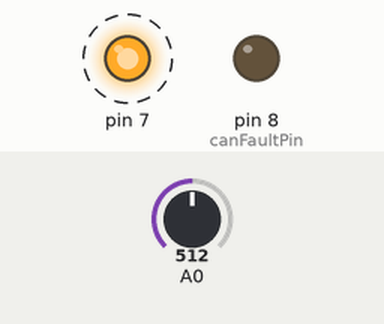
Recording of a sketch running on a simulated Arduino Uno, built with avr-gcc and run on an emulated ATmega328P. Shown: output pins drawn as LEDs (lit = HIGH). Dashed ring = blinking. Inputs (shaded band) come from the test bench; at power-on: A0 = 512. What the sketch prints to the serial monitor is not drawn.

Above: at 0.1 s.
At 39.7 s:
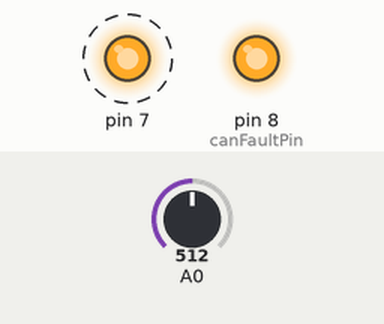
Timing chart, 0 to 40.0 s (numbered marks = the images above):
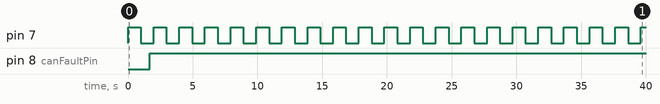

The sketch:

main.ino
```cpp
#include <Arduino_FreeRTOS.h>
#include "taskOne.h"
#include "comm.h"


void TaskAnalogRead( void *pvParameters );

// the setup function runs once when you press reset or power the board
void setup() {
   initCan();

  // Now set up two tasks to run independently.
  xTaskCreate(
    TaskOne
    ,  (const portCHAR *)"Blink"   // A name just for humans
    ,  128  // Stack size
    ,  NULL
    ,  2  // priority
    ,  NULL );

  xTaskCreate(
    testCan
    ,  (const portCHAR *)"Blink"   // A name just for humans
    ,  128  // Stack size
    ,  NULL
    ,  2  // priority
    ,  NULL );

  xTaskCreate(
    TaskAnalogRead
    ,  (const portCHAR *) "AnalogRead"
    ,  128 // This stack size can be checked & adjusted by reading Highwater
    ,  NULL
    ,  1  // priority
    ,  NULL );

  // Now the task scheduler, which takes over control of scheduling individual tasks, is automatically started.
}

void loop()
{
  // Empty. Things are done in Tasks.
}

/*--------------------------------------------------*/
/*---------------------- Tasks ---------------------*/
/*--------------------------------------------------*/

void TaskAnalogRead(void *pvParameters)  // This is a task.
{
  (void) pvParameters;

  // initialize serial communication at 9600 bits per second:
  Serial.begin(9600);

  for (;;)
  {
    // read the input on analog pin 0:
    int sensorValue = analogRead(A0);
    // print out the value you read:
    Serial.println(sensorValue);
    vTaskDelay(1);  // one tick delay (15ms) in between reads for stability
  }
}
```

comm.cpp
```cpp
#include <Arduino_FreeRTOS.h>
#include <SPI.h>
#include "mcp_can.h"

#include "comm.h"
// var to test the can bus
int noMessageRecievedCount = 0; // count will be increment whenever we do not receive message and reset when we receive one.
const int MAXCOMMDOWNTIME = 10; // if above count did reach this constant controller should indicate fault.
bool isCanFail = true;
int canFaultPin = 8; // this pin will go high in case of can fault

// var to handle sending and receiving of the message
unsigned char messageToSend[8] = {1, 2, 3, 4, 5, 6, 7, 8};
unsigned char messageToReceive[8] = {0, 0, 0, 0, 0, 0, 0, 0};
const int Id = 1; // Back controller Id
unsigned char len = 0; // message length;

// var to hold sensor values
int csValue, imdFail, csFail;  // these values are read by tasks that reside at this node.
int teValue; // values send from far node/s

// the cs pin of the version after v1.1 is default to D9
// v0.9b and v1.0 is default D10
const int SPI_CS_PIN = 9;

MCP_CAN CAN(SPI_CS_PIN);                                    // Set CS pin

void initCan(void) {
  pinMode(canFaultPin, OUTPUT);
  Serial.begin(115200);
  Serial.println("start initializing can");
  Serial.println(CAN.begin(CAN_500KBPS));
  while (CAN_OK != CAN.begin(CAN_500KBPS))              // init can bus : baudrate = 500k
    {
        Serial.println("CAN BUS Shield init fail");
        Serial.println(" Init CAN BUS Shield again");
        delay(100);
        noMessageRecievedCount++;

    }
   Serial.println("CAN BUS Shield init ok!");
}

/**
 * This method recieve the aggregated message send from other node/s
 */
void ReceiveMessage(void) {
    if(CAN_MSGAVAIL == CAN.checkReceive())            // check if data coming
    {
      CAN.readMsgBuf(&len, messageToReceive);    // read data,  len: data length, buf: data buf
      noMessageRecievedCount = 0;
    }
    else {
      noMessageRecievedCount++;
    }
}

/**
 *  This method send an aggregated message from this end to other node/s
 */
void sendMessage(void) {
  Serial.println("sending message");
  CAN.sendMsgBuf(Id,0, 8, messageToSend);
}

/**
 * A method to test can bus communication
 * This method works like ping testing connectivity between two nodes.
 */
void testCan(void  *pvParameters ) {
  for (;;) {
   Serial.begin(115200);
   Serial.println("-----------------------------");
   sendMessage();
   vTaskDelay(5);
   ReceiveMessage();
   vTaskDelay(5);
   deliverMessage();
   if(noMessageRecievedCount <=  MAXCOMMDOWNTIME ) {
    isCanFail = false;
    digitalWrite(canFaultPin, LOW);
   }
   else {
   digitalWrite(canFaultPin, HIGH);
    isCanFail = true;
   }
  }
}

/**
 * A method to separate the message and set the values of the external variable accordingly
 */
void deliverMessage(void){
  unsigned char canId = CAN.getCanId();

        Serial.println("-----------------------------");
        Serial.println("get data from ID: ");
        Serial.println(canId);

        for(int i = 0; i<len; i++)    // print the data
        {
            Serial.print(messageToReceive[i]);
            Serial.print("\t");
        }
        Serial.println();
}
```

comm.h
```cpp
#ifndef COMM_h
#define COMM_h
#include "Arduino.h"
void initCan(void);
void ReceiveMessage(void  *pvParameters );
void sendMessage(void  *pvParameters );
void testCan(void  *pvParameters );
void deliverMessage(void) ;
extern int csValue, imdFail, csFail;  // these values are read by tasks that reside at this node.
extern int teValue; // values send from far node/s
extern unsigned char messageToSend[8], messageReceived[8];
#endif
```

taskOne.cpp
```cpp
#include <Arduino_FreeRTOS.h>
#include "taskOne.h"

void TaskOne(void *pvParameters)  // This is a task.
{
  (void) pvParameters;

  // initialize digital pin 13 as an output.
  pinMode(7, OUTPUT);

  for (;;) // A Task shall never return or exit.
  {
    digitalWrite(7, HIGH);   // turn the LED on (HIGH is the voltage level)
    vTaskDelay( 1000 / portTICK_PERIOD_MS ); // wait for one second
    digitalWrite(7, LOW);    // turn the LED off by making the voltage LOW
    vTaskDelay( 1000 / portTICK_PERIOD_MS ); // wait for one second
  }
}
```

taskOne.h
```cpp
#ifndef TaskOne_h
#define TaskOne_h
#include "Arduino.h"

void TaskOne( void *pvParameters );
#endif
```

Measured:
- by itself, pin 7: alternates HIGH for 0.99 s and LOW for 0.99 s
- by itself, pin 8 (canFaultPin): LOW → HIGH at 1.7 s
